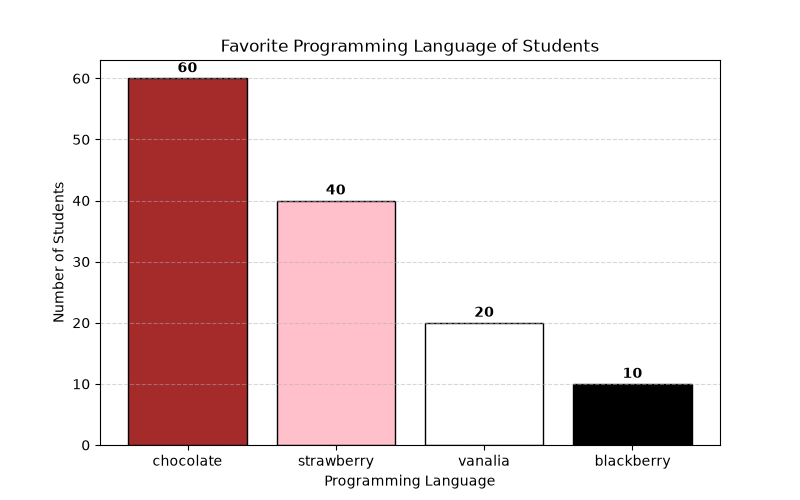

Write Python code to recreate this figure.
import matplotlib.pyplot as plt
data = {
"chocolate": 60,
"strawberry": 40,
"vanalia": 20,
"blackberry": 10
}
plt.figure(figsize=(8,5))
plt.bar(
data.keys(),
data.values(),
color=['brown', 'pink', 'white', 'black'],
edgecolor='black'
)
plt.title("Favorite Programming Language of Students")
plt.xlabel("Programming Language")
plt.ylabel("Number of Students")
plt.grid(axis='y', linestyle='--', alpha=0.5)
for x, y in zip(data.keys(), data.values()):
    plt .text(x, y + 1, str(y), ha='center', fontweight='bold')
plt.show()
plt.savefig("barplot.png")
print("barplot saved successfully!")
